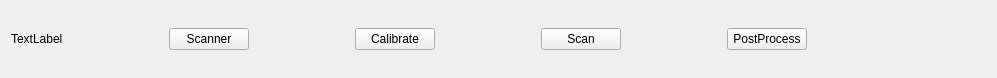
        <widget class="QWidget" name="widTop" native="true">
         <property name="sizePolicy">
          <sizepolicy hsizetype="Preferred" vsizetype="Fixed">
           <horstretch>0</horstretch>
           <verstretch>0</verstretch>
          </sizepolicy>
         </property>
         <property name="minimumSize">
          <size>
           <width>0</width>
           <height>78</height>
          </size>
         </property>
         <property name="maximumSize">
          <size>
           <width>16777215</width>
           <height>78</height>
          </size>
         </property>
         <layout class="QHBoxLayout" name="horizontalLayout">
          <item>
           <widget class="QLabel" name="lblLogo">
            <property name="text">
             <string>TextLabel</string>
            </property>
           </widget>
          </item>
          <item>
           <spacer name="horizontalSpacer">
            <property name="orientation">
             <enum>Qt::Horizontal</enum>
            </property>
            <property name="sizeHint" stdset="0">
             <size>
              <width>100</width>
              <height>20</height>
             </size>
            </property>
           </spacer>
          </item>
          <item>
           <widget class="QPushButton" name="btnScannerTab">
            <property name="text">
             <string>Scanner</string>
            </property>
           </widget>
          </item>
          <item>
           <spacer name="horizontalSpacer_2">
            <property name="orientation">
             <enum>Qt::Horizontal</enum>
            </property>
            <property name="sizeHint" stdset="0">
             <size>
              <width>100</width>
              <height>20</height>
             </size>
            </property>
           </spacer>
          </item>
          <item>
           <widget class="QPushButton" name="btnCalibrateTab">
            <property name="text">
             <string>Calibrate</string>
            </property>
           </widget>
          </item>
          <item>
           <spacer name="horizontalSpacer_3">
            <property name="orientation">
             <enum>Qt::Horizontal</enum>
            </property>
            <property name="sizeHint" stdset="0">
             <size>
              <width>100</width>
              <height>20</height>
             </size>
            </property>
           </spacer>
          </item>
          <item>
           <widget class="QPushButton" name="btnScanTab">
            <property name="text">
             <string>Scan</string>
            </property>
           </widget>
          </item>
          <item>
           <spacer name="horizontalSpacer_23">
            <property name="orientation">
             <enum>Qt::Horizontal</enum>
            </property>
            <property name="sizeHint" stdset="0">
             <size>
              <width>100</width>
              <height>20</height>
             </size>
            </property>
           </spacer>
          </item>
          <item>
           <widget class="QPushButton" name="btnPostProcess">
            <property name="text">
             <string>PostProcess</string>
            </property>
           </widget>
          </item>
          <item>
           <spacer name="horizontalSpacer_4">
            <property name="orientation">
             <enum>Qt::Horizontal</enum>
            </property>
            <property name="sizeHint" stdset="0">
             <size>
              <width>179</width>
              <height>20</height>
             </size>
            </property>
           </spacer>
          </item>
         </layout>
        </widget>
